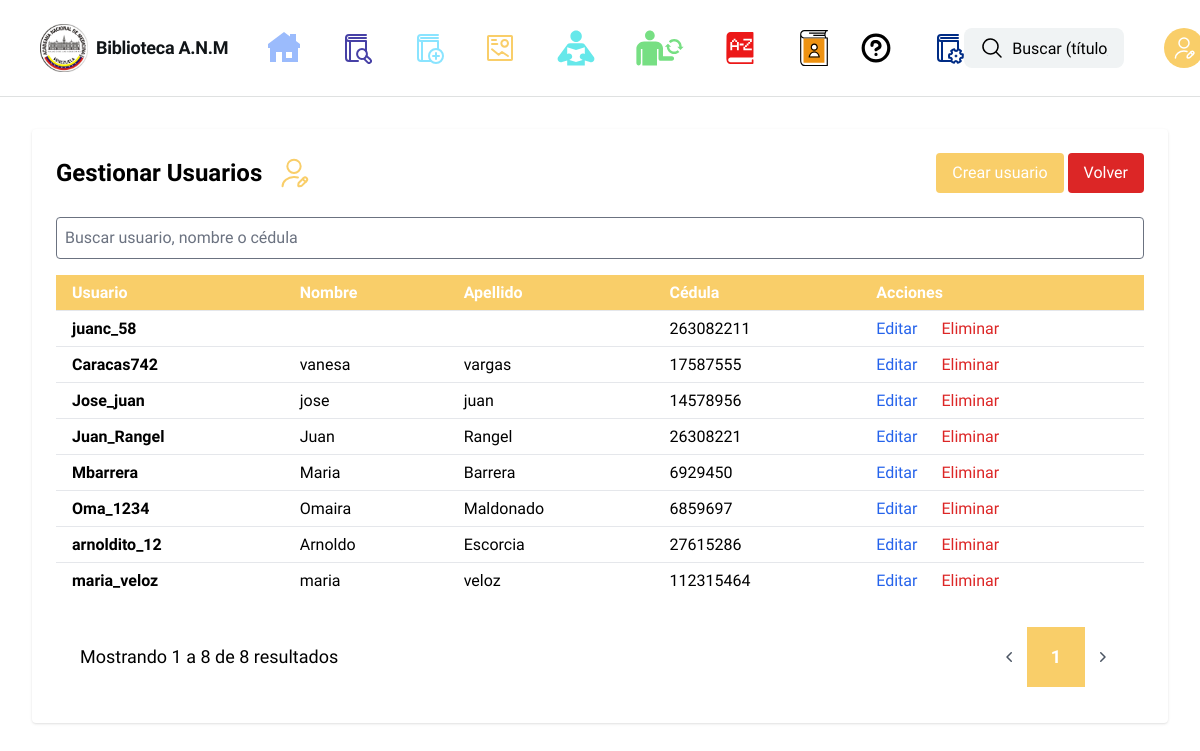
The page /adminpanel/users/ (signed in) on the database its author committed.
### tasks/models.py (models this page shows)
class User(AbstractUser):
    segundo_nombre = models.CharField("segundo nombre", max_length=150, blank=True)
    segundo_apellido = models.CharField("segundo apellido", max_length=150, blank=True)
    cedula = models.BigIntegerField("cedula", unique=True, null=True, blank=False)
    telefono = models.BigIntegerField("telefono", null=False, blank=False)
    security_question = models.CharField("pregunta de seguridad", max_length=255, null=False, blank=False)
    security_answer = models.CharField("respuesta de seguridad", max_length=255, null=False, blank=False)
    objects = CustomUserManager()
    REQUIRED_FIELDS = ['cedula', 'telefono', 'security_question', 'security_answer', 'email']

### tasks/views.py (the view)
# urls.py: path('adminpanel/users/', views.admin_users, name='admin_users'),
@_superuser_required
def admin_users(request):
    q = request.GET.get('q', '').strip()
    qs = User.objects.all().order_by('-is_superuser', 'username')
    if q:
        qs = qs.filter(Q(username__icontains=q) | Q(first_name__icontains=q) | Q(last_name__icontains=q) | Q(cedula__icontains=q))
    paginator = Paginator(qs, 50)
    page = request.GET.get('page')
    page_obj = paginator.get_page(page)
    return render(request, 'admin/users_list.html', {'users': page_obj, 'q': q})

### tasks/views.py (called while the page is built)
def _superuser_required(view_func):
    from functools import wraps
    @wraps(view_func)
    def _wrapped(request, *args, **kwargs):
        if not request.user.is_authenticated or not request.user.is_superuser:
            messages.error(request, 'Acceso denegado: se requiere ser administrador.')
            return redirect('index')
        return view_func(request, *args, **kwargs)
    return _wrapped

### tasks/templates/admin/users_list.html (shortened to what this page needs)
{% extends 'base.html' %}
{% block content %}
<main class="px-8 py-8">
  <div class="max-w-8xl mx-auto bg-white p-6 rounded shadow">
    <div class="flex items-center justify-between mb-6">
      <div class="inline-flex items-center space-x-4">
        <h1 class="text-2xl font-bold">Gestionar Usuarios</h1>
      </div>
      <div>
        <a href="{% url 'admin_user_add' %}" class="inline-flex items-center gap-2 bg-[#F9CE69] text-white px-4 py-2 rounded">Crear usuario</a>
        <a href="{% url 'admin_panel' %}" class="inline-flex items-center gap-2 bg-red-600 text-white px-4 py-2 rounded">Volver</a>
      </div>
    </div>
    <form method="get" class="mb-4">
      <input type="text" name="q" value="{{ q|default:'' }}" placeholder="Buscar usuario, nombre o cédula" class="w-full p-2 border rounded" />
    </form>
    <div class="overflow-x-auto">
      <table class="w-full table-auto border-collapse">
        <thead>
          <tr class="bg-[#F9CE69] text-white">
            <th class="px-4 py-2 text-left">Usuario</th>
            <th class="px-4 py-2 text-left">Nombre</th>
            <th class="px-4 py-2 text-left">Apellido</th>
            <th class="px-4 py-2 text-left">Cédula</th>
            <th class="px-4 py-2 text-left">Acciones</th>
          </tr>
        </thead>
        <tbody>
        {% for u in users %}
          <tr class="border-t">
            <td class="px-4 py-2 font-semibold">{{ u.username }}</td>
            <td class="px-4 py-2">{{ u.first_name }}</td>
            <td class="px-4 py-2">{{ u.last_name }}</td>
            <td class="px-4 py-2">{{ u.cedula|default:'-' }}</td>
            <td class="px-4 py-2">
              <a href="{% url 'admin_user_edit' u.pk %}" class="text-blue-600 hover:underline mr-5">Editar</a>
              <a href="{% url 'admin_user_delete' u.pk %}" class="text-red-600 hover:underline">Eliminar</a>
            </td>
          </tr>
        {% empty %}
          <tr><td colspan="5" class="px-4 py-6 text-center text-gray-600">No hay usuarios</td></tr>
        {% endfor %}
        </tbody>
      </table>
    </div>
    <div class="mt-4">
      {% with params="q="|add:q %}
      <div class="flex items-center justify-between border-t border-white/10 px-4 py-3 sm:px-6">
        <div class="hidden sm:flex sm:flex-1 sm:items-center sm:justify-between">
          <div>
            <p class="text-lg text-black">
              Mostrando
              <span class="font-medium">{{ users.start_index|default:1 }}</span>
              a
              <span class="font-medium">{{ users.end_index|default:users.paginator.per_page }}</span>
              de
              <span class="font-medium">{{ users.paginator.count }}</span>
              resultados
            </p>
          </div>
          <div>
            <nav aria-label="Paginación" class="isolate inline-flex -space-x-px rounded-md">
              {% if users.has_previous %}
              <a href="?{{ params }}&page={{ users.previous_page_number }}" class="relative inline-flex items-center rounded-l-md px-2 py-2 text-gray-400 hover:bg-white/5 focus:z-20">
                <span class="sr-only">Anterior</span>
                <svg viewBox="0 0 20 20" fill="currentColor" aria-hidden="true" class="w-5 h-5">
                  <path d="M11.78 5.22a.75.75 0 0 1 0 1.06L8.06 10l3.72 3.72a.75.75 0 1 1-1.06 1.06l-4.25-4.25a.75.75 0 0 1 0-1.06l4.25-4.25a.75.75 0 0 1 1.06 0Z" clip-rule="evenodd" fill-rule="evenodd" />
                </svg>
              </a>
              {% else %}
              <span class="relative inline-flex items-center rounded-l-md px-2 py-2 text-gray-600">
                <svg viewBox="0 0 20 20" fill="currentColor" aria-hidden="true" class="w-5 h-5">
                  <path d="M11.78 5.22a.75.75 0 0 1 0 1.06L8.06 10l3.72 3.72a.75.75 0 1 1-1.06 1.06l-4.25-4.25a.75.75 0 0 1 0-1.06l4.25-4.25a.75.75 0 0 1 1.06 0Z" clip-rule="evenodd" fill-rule="evenodd" />
                </svg>
              </span>
              {% endif %}
              {% for i in users.paginator.page_range %}
                {% if i >= users.number|add:'-2' and i <= users.number|add:'2' %}
                  {% if i == users.number %}
                    <a aria-current="page" class="relative z-10 inline-flex items-center bg-[#F9CE69] px-6 py-4 text-lg font-semibold text-white">{{ i }}</a>
                  {% else %}
                    <a href="?{{ params }}&page={{ i }}" class="relative inline-flex items-center px-4 py-2 text-sm font-semibold text-black hover:bg-white/5">{{ i }}</a>
                  {% endif %}
                {% elif i == 1 or i == users.paginator.num_pages %}
                  <a href="?{{ params }}&page={{ i }}" class="relative inline-flex items-center px-4 py-2 text-sm font-semibold text-gray-200 hover:bg-white/5">{{ i }}</a>
                {% elif forloop.first and users.number > 4 %}
                  <span class="relative inline-flex items-center px-4 py-2 text-sm font-semibold text-gray-400">...</span>
                {% elif forloop.last and users.number < users.paginator.num_pages|add:'-3' %}
                  <span class="relative inline-flex items-center px-4 py-2 text-sm font-semibold text-gray-400">...</span>
                {% endif %}
              {% endfor %}
              {% if users.has_next %}
              <a href="?{{ params }}&page={{ users.next_page_number }}" class="relative inline-flex items-center rounded-r-md px-2 py-2 text-gray-400 hover:bg-white/5 focus:z-20">
                <span class="sr-only">Siguiente</span>
                <svg viewBox="0 0 20 20" fill="currentColor" aria-hidden="true" class="w-5 h-5">
                  <path d="M8.22 5.22a.75.75 0 0 1 1.06 0l4.25 4.25a.75.75 0 0 1 0 1.06l-4.25 4.25a.75.75 0 0 1-1.06-1.06L11.94 10 8.22 6.28a.75.75 0 0 1 0-1.06Z" clip-rule="evenodd" fill-rule="evenodd" />
                </svg>
              </a>
              {% else %}
              <span class="relative inline-flex items-center rounded-r-md px-2 py-2 text-gray-600">
                <svg viewBox="0 0 20 20" fill="currentColor" aria-hidden="true" class="w-5 h-5">
                  <path d="M8.22 5.22a.75.75 0 0 1 1.06 0l4.25 4.25a.75.75 0 0 1 0 1.06l-4.25 4.25a.75.75 0 0 1-1.06-1.06L11.94 10 8.22 6.28a.75.75 0 0 1 0-1.06Z" clip-rule="evenodd" fill-rule="evenodd" />
                </svg>
              </span>
              {% endif %}
            </nav>
          </div>
        </div>
      </div>
      {% endwith %}
    </div>
  </div>
</main>
{% endblock %}

### rows shown on the page
User: username "juanc_58", cedula "263082211"
User: username "Caracas742", first_name "vanesa", last_name "vargas", cedula "17587555"
User: username "Jose_juan", first_name "jose", last_name "juan", cedula "14578956"
User: username "Juan_Rangel", first_name "Juan", last_name "Rangel", cedula "26308221"
User: username "Mbarrera", first_name "Maria", last_name "Barrera", cedula "6929450"
User: username "Oma_1234", first_name "Omaira", last_name "Maldonado", cedula "6859697"
User: username "arnoldito_12", first_name "Arnoldo", last_name "Escorcia", cedula "27615286"
User: username "maria_veloz", first_name "maria", last_name "veloz", cedula "112315464"

### other values the page prints
{{ users.start_index|default:1 }} "1"
{{ users.end_index|default:users.paginator.per_page }} "8"
{{ users.paginator.count }} "8"
{{ i }} "1"
